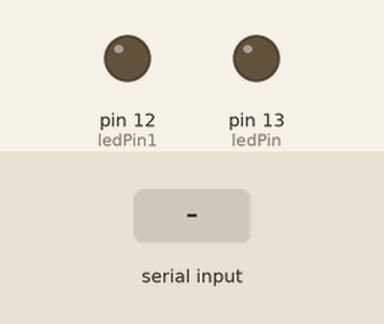
Recording of a sketch running on a simulated Arduino Uno, built with avr-gcc and run on an emulated ATmega328P. Parts: output pins drawn as LEDs (lit = HIGH). The test bench sets the inputs (shaded band). What the sketch prints to the serial monitor is not drawn.

Above: at 1.2 s.
1.3 s: "A" received over the second serial link
At 2.1 s:
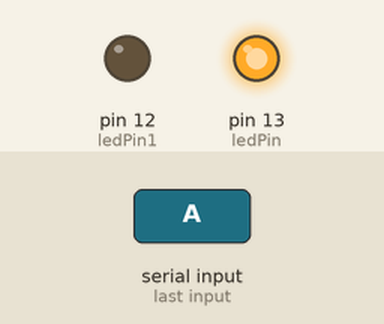
2.8 s: "C" received over the second serial link
At 3.2 s:
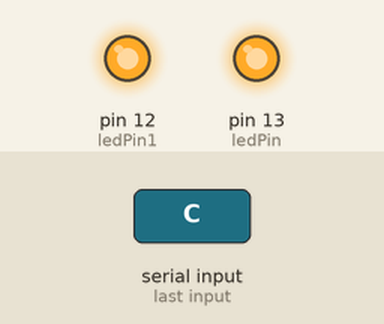
4.3 s: "B" received over the second serial link
At 5.5 s:
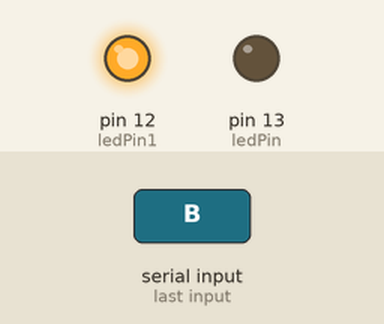
Timing chart, 0 to 7.3 s (numbered marks = the images above; inputs shaded):
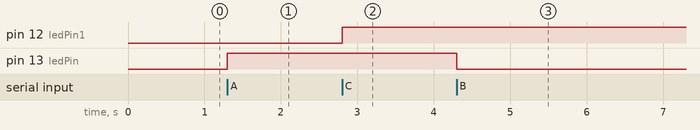

Measured:
- after the input at 1.3 s, pin 13 (ledPin): LOW → HIGH at once
- after the input at 2.8 s, pin 12 (ledPin1): LOW → HIGH at once
- after the input at 4.3 s, pin 13 (ledPin): HIGH → LOW at once

The sketch:

LED_Receiver.ino
```cpp
#include <SoftwareSerial.h>
#define DE 3
#define RE 2

SoftwareSerial mySerial(11, 10);
int ledPin = 13;
int ledPin1 = 12;

void setup() {
  Serial.begin(9600);
  mySerial.begin(9600);
  pinMode(ledPin, OUTPUT);
  pinMode(ledPin1, OUTPUT);
  pinMode(DE, OUTPUT);
  pinMode(RE, OUTPUT);
  digitalWrite(DE, LOW);
  digitalWrite(RE, LOW);
}

void loop() {
  while (mySerial.available() > 0) {
    char c = mySerial.read();
    Serial.write(c);
    if (c == 'A') {
      digitalWrite(ledPin, HIGH);

    } else if (c == 'B') {
      digitalWrite(ledPin, LOW);
    }
    if (c == 'C') {
      digitalWrite(ledPin1, HIGH);

    } else if (c == 'D') {
      digitalWrite(ledPin1, LOW);
    }
  }
}
```
